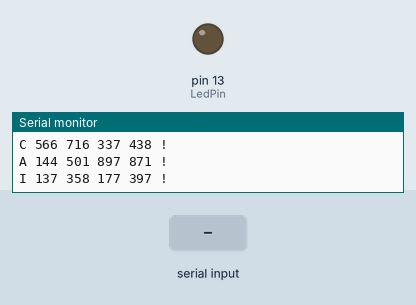
Bench run of a sketch on a simulated Arduino Uno, built with avr-gcc and run on an emulated ATmega328P. Shown: output pins drawn as LEDs (lit = HIGH), the last lines printed to the serial monitor. Inputs (shaded band) come from the test bench. Random numbers use the default seed unless the sketch sets one.

Above: at 1.2 s.
1.3 s: "L 45\n" received over Serial
At 2.3 s:
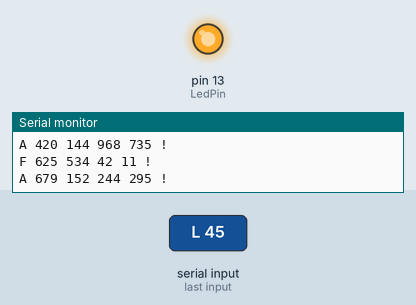
2.8 s: "200\n" received over Serial
At 4.1 s:
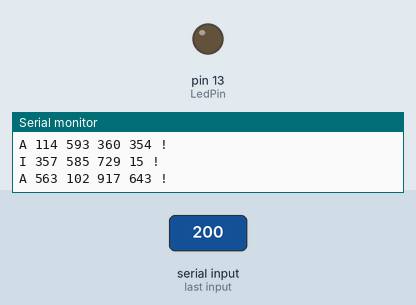
Timing chart, 0 to 5.8 s (numbered marks = the images above; inputs shaded):
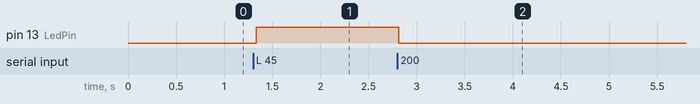

The sketch:

pure_data_comm.ino
```cpp
/*

Message system Tester


 */
int LedPin = 13;
int stop = 0;
int VarSign = 1;
int SerIn = -1;          // incoming byte from serial RX
long VarN[9] = {
  0, 0, 0, 0, 0, 0, 0, 0, 0 };      // number array
int PosN = -1;       // index counter
char VarHandlerChar = '@';       //

// SERIAL PARSER **********************************
void SerialParser(void) {
  while (Serial.available()) {
    SerIn = '@';
    SerIn = Serial.read();
    // debugging CODE
    // Serial.print(' ');
    // Serial.print(SerIn);
    if ((SerIn >= 65) && (SerIn <= 90)) {          // if ASCII 'A' - 'Z'
      VarHandlerChar = SerIn;
      for (PosN = 0; PosN < 9; PosN++) {           // clean up
        VarN[PosN] =  0;                           // reset Var array
      }
      PosN = -1;
    }
    if (SerIn == 45) {
      VarSign = -1;
    }
    if ((SerIn >= 48) && (SerIn <= 57)) {          // if ASCII numeric '0' - '9'
      VarN[PosN] = VarN[PosN] * 10 + (SerIn - 48);
    }
    if (SerIn == ' ') {                            // if ASCII " " detected
      if (PosN > -1) {
        VarN[PosN] = VarSign * VarN[PosN];           // assign sign
        VarSign = 1;
      }
      PosN++;
    }
    if (SerIn == 33 || SerIn == 10 || SerIn == 13) {  // '!' or CR or LF ends all this spooky things ...
      VarN[PosN] = VarSign * VarN[PosN];           // assign sign
      VarSign = 1;
      CallHandler();                               // Call funktion by first Char
    }   // IfEND CR spooky things
  }
}

// CALLHANDLER SCHEDULER ******************************
// which of YOUR functions are called?
//

void CallHandler(void) {
  switch(VarHandlerChar) {
  case 'A': // do something when A
    //Function_Char('A');
    break;
  case 'B':  // do something when B
    DebugOut();
    break;
  case 'L':   //
    LED(VarN[0]);
    break;
  case 'P':  //
    stopToggle();
    break;
  } // Switch END
}

//
// CALLHANDLER FUNCTIONS *******************************
// YOUR funktions here:

void DebugOut(void) {
  //Serial.print("got an: ");

  Serial.print(VarHandlerChar, BYTE);
  for (int  i = 0; i < PosN; i++) {
    Serial.print(' ');
    Serial.print(VarN[i]);
  }
  Serial.println(" !");
}

void LED(int OnOff){
  if (OnOff <= 0 ){
    digitalWrite(LedPin, LOW);
  }
  else {
    digitalWrite(LedPin, HIGH);
  }
}

void stopToggle(void){
  stop = VarN[0];
}

void setup(void) {
  Serial.begin(115200);                 // Serialle Schnittstelle mit 115200 Baud
  pinMode(LedPin, OUTPUT);
}

void loop(void) {
  SerialParser();
  stop = 1;
  if (stop == 1){
  Serial.print("A ");
  for(int i=0; i < 4; i++){
    Serial.print(random(1000));
    Serial.print(' ');
  }
  Serial.println('!');
  delay(50);
  SerialParser();
  Serial.print(random(10)+65, BYTE);
  Serial.print(' ');
  for(int i=0; i < 4; i++){
    Serial.print(random(1000));
    Serial.print(' ');
  }
  Serial.println('!');
  delay(50);
  }
}
```

Measured:
- after the input at 1.3 s, pin 13 (LedPin): LOW → HIGH at once
- after the input at 2.8 s, pin 13 (LedPin): HIGH → LOW at once
